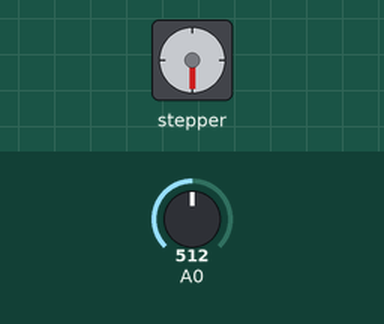
This sketch was run on a simulated Arduino Uno, built with avr-gcc and run on an emulated ATmega328P. On the bench: stepper motor. The test bench sets the inputs (shaded band); at power-on: A0 = 512. Stepper angles assume 1023 steps per turn; what the sketch prints to the serial monitor is not drawn.

Above: at 3.8 s.
3.9 s: A0 set to 716
At 6.3 s:
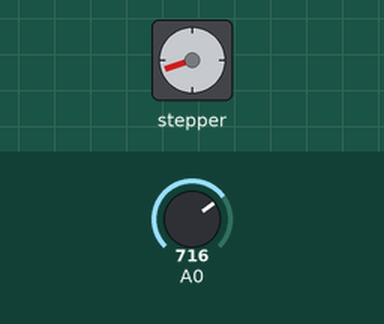
6.6 s: A0 set to 1023
At 9.3 s:
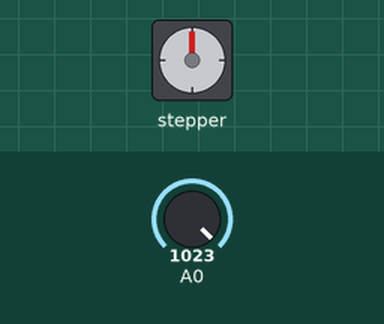
9.6 s: A0 set to 1009
At 10.7 s:
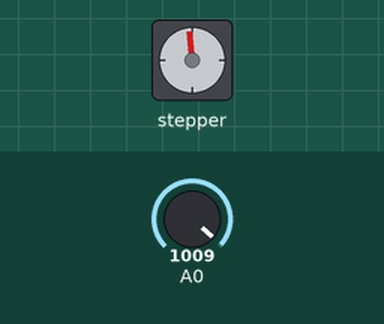
12.4 s: A0 set to 900
At 13.8 s:
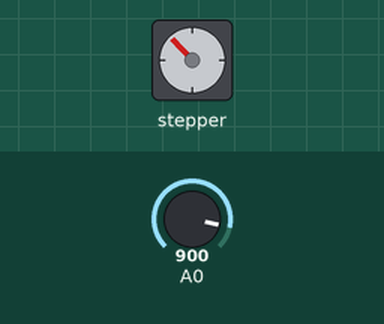
Timing chart, 0 to 15.4 s (numbered marks = the images above; inputs shaded):
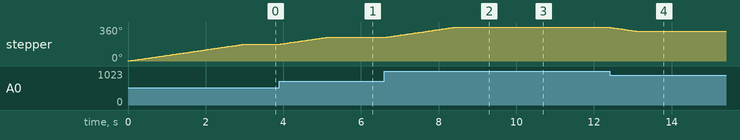

The sketch:

stepper.ino
```cpp
#include <Stepper.h>

const int stepsPerRevolution = 1023;
Stepper myStepper = Stepper(stepsPerRevolution, 8, 10, 9, 11);


#define RDA 0x80
#define TBE 0x20

volatile unsigned char *myUCSR0A = (unsigned char *)0x00C0;
volatile unsigned char *myUCSR0B = (unsigned char *)0x00C1;
volatile unsigned char *myUCSR0C = (unsigned char *)0x00C2;
volatile unsigned int  *myUBRR0  = (unsigned int *) 0x00C4;
volatile unsigned char *myUDR0   = (unsigned char *)0x00C6;

volatile unsigned char* my_ADMUX = (unsigned char*) 0x7C;
volatile unsigned char* my_ADCSRB = (unsigned char*) 0x7B;
volatile unsigned char* my_ADCSRA = (unsigned char*) 0x7A;
volatile unsigned int* my_ADC_DATA = (unsigned int*) 0x78;

int pot_value=0;
void setup()
{
  // setup the UART
  U0init(9600);
  // setup the ADC
  adc_init();
}

void loop()
{
  int val = adc_read(0);
  Serial.print("pot val:");
  Serial.print(val);
  if(val!=pot_value){
    Serial.print("The pot has changed\n");
    if(val>pot_value){
      int temp = val -pot_value;
      myStepper.setSpeed(10);
      myStepper.step(temp);
      pot_value = val;
    }
    else{
      int temp = pot_value - val;
      myStepper.setSpeed(10);
      myStepper.step(-temp);
      pot_value = val;
    }
  }
}


void adc_init(){
  // setup the A register
  *my_ADCSRA |= 0b10000000; // set bit   7 to 1 to enable the ADC
  *my_ADCSRA &= 0b11011111; // clear bit 6 to 0 to disable the ADC trigger mode
  *my_ADCSRA &= 0b11110111; // clear bit 5 to 0 to disable the ADC interrupt
  *my_ADCSRA &= 0b11111000; // clear bit 0-2 to 0 to set prescaler selection to slow reading
  // setup the B register
  *my_ADCSRB &= 0b11110111; // clear bit 3 to 0 to reset the channel and gain bits
  *my_ADCSRB &= 0b11111000; // clear bit 2-0 to 0 to set free running mode
  // setup the MUX Register
  *my_ADMUX  &= 0b01111111; // clear bit 7 to 0 for AVCC analog reference
  *my_ADMUX  |= 0b01000000; // set bit   6 to 1 for AVCC analog reference
  *my_ADMUX  &= 0b11011111; // clear bit 5 to 0 for right adjust result
  *my_ADMUX  &= 0b11100000; // clear bit 4-0 to 0 to reset the channel and gain bits
}
unsigned int adc_read(unsigned char adc_channel_num){
  *my_ADMUX  &= 0b11100000; // clear the channel selection bits (MUX 4:0)
  *my_ADCSRB &= 0b11110111;   // clear the channel selection bits (MUX 5)

  // set the channel number
  if(adc_channel_num > 7){
    adc_channel_num -= 8;     // set the channel selection bits, but remove the most significant bit (bit 3)
    *my_ADCSRB |= 0b00001000;     // set MUX bit 5

  }
  *my_ADMUX  += adc_channel_num;   // set the channel selection bits
  *my_ADCSRA |= 0x40;   // set bit 6 of ADCSRA to 1 to start a conversion
  while((*my_ADCSRA & 0x40) != 0);   // wait for the conversion to complete
  return *my_ADC_DATA;   // return the result in the ADC data register
}

void U0init(int U0baud){
 unsigned long FCPU = 16000000;
 unsigned int tbaud;
 tbaud = (FCPU / 16 / U0baud - 1);
 // Same as (FCPU / (16 * U0baud)) - 1;
 *myUCSR0A = 0x20;
 *myUCSR0B = 0x18;
 *myUCSR0C = 0x06;
 *myUBRR0  = tbaud;
}

unsigned char U0kbhit(){
  return *myUCSR0A & RDA;
}

unsigned char U0getchar(){
  return *myUDR0;
}

void U0putchar(unsigned char U0pdata){
  while((*myUCSR0A & TBE)==0);
  *myUDR0 = U0pdata;
}
```

Measured:
- after the input at 3.9 s, stepper: turns 71° clockwise in 1.2 s, starting at once
- after the input at 6.6 s, stepper: turns 109° clockwise in 1.8 s, starting at once
- after the input at 12.4 s, stepper: turns 39° counter-clockwise in 0.64 s, starting at once
- by itself, stepper: turns 180° clockwise in 3.0 s
